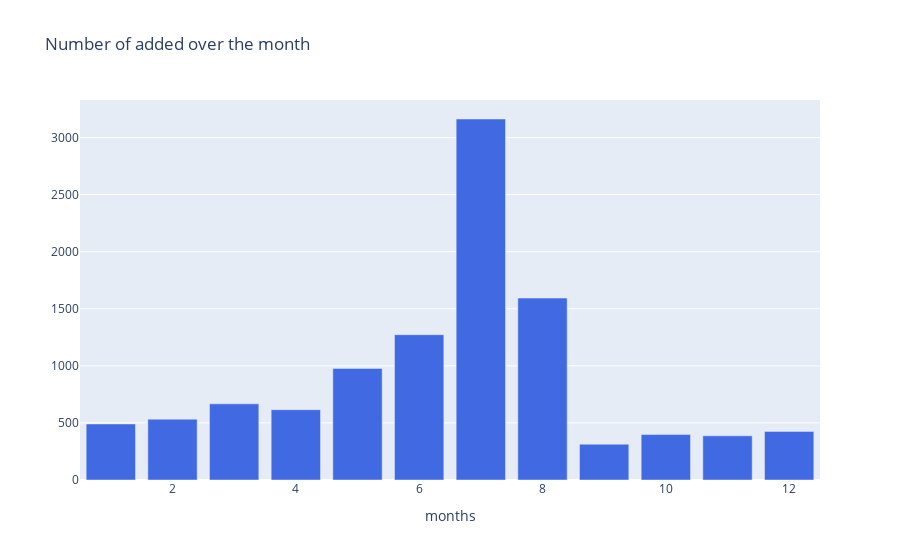

Notebook code for this chart:
### Code cell
col='Month'
v1=data[col].value_counts().reset_index()
v1=v1.rename(columns={col:'count','index':col})
v1['percent']=v1['count'].apply(lambda x : 100*x/sum(v1['count']))
v1=v1.sort_values(col)
trace1 = go.Bar(x=v1[col], y=v1["count"], marker=dict(color="#4169E1"))
layout={'title':"Number of added over the month",'xaxis':{'title':"months"}}
fig = go.Figure(data=[trace1], layout=layout)
iplot(fig)

### Figure 1 — Plotly figure (JSON) as saved in the notebook; plotly's stock layout.template omitted (floating-point values rounded to 4 significant figures)
{"data": [{"marker": {"color": "#4169E1"}, "type": "bar", "x": [1, 2, 3, 4, 5, 6, 7, 8, 9, 10, 11, 12], "y": [491, 533, 667, 616, 978, 1273, 3163, 1594, 314, 398, 387, 426]}], "layout": {"title": {"text": "Number of added over the month"}, "xaxis": {"title": {"text": "months"}}}}
